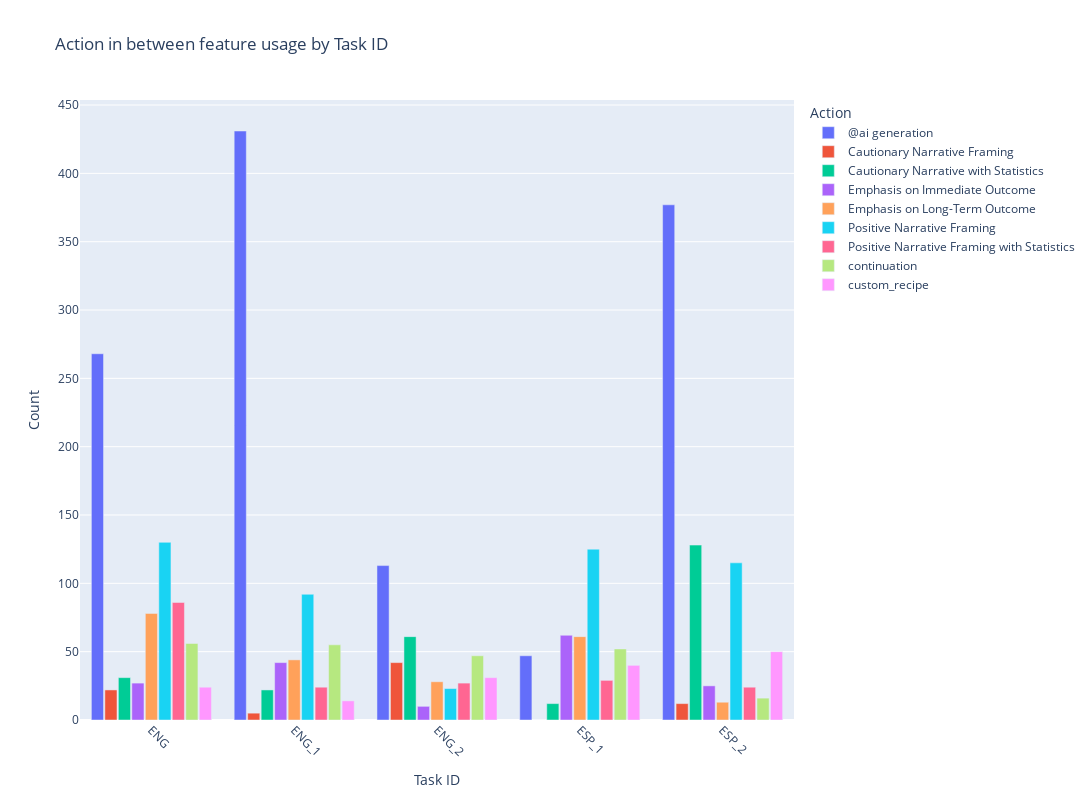

Write notebook code for a chart like this one.
### Code cell
fig = px.bar(
    aggregate_data_keylogs, 
    x='task_id', 
    y='all_action_count', 
    color='from_action',
    # hover_data={'feature_filtered': True, 'count': True, 'feature_filtered': True},
    # labels={'task_id': 'Task ID', 'count': 'Count', 'filtered_action': 'feature_filtered'},
    title='Action in between feature usage by Task ID',
    # histfunc='sum'
)

# Customize the layout
fig.update_layout(
    xaxis_title='Task ID',
    yaxis_title='Count',
    legend_title='Action',
    barmode='group',
    bargap=0.15,
    bargroupgap=0.1,
    width=1600,
    height=800
)

# Rotate x-axis labels
fig.update_xaxes(tickangle=45)

# Show the plot
fig.show()

### Figure 1 — Plotly figure (JSON) as saved in the notebook; plotly's stock layout.template omitted (floating-point values rounded to 4 significant figures)
{"data": [{"alignmentgroup": "True", "hovertemplate": "from_action=@ai generation<br>task_id=%{x}<br>all_action_count=%{y}<extra></extra>", "legendgroup": "@ai generation", "marker": {"color": "#636efa", "pattern": {"shape": ""}}, "name": "@ai generation", "offsetgroup": "@ai generation", "orientation": "v", "showlegend": true, "textposition": "auto", "type": "bar", "x": ["ENG", "ENG_1", "ENG_2", "ESP_1", "ESP_2"], "xaxis": "x", "y": [268, 431, 113, 47, 377], "yaxis": "y"}, {"alignmentgroup": "True", "hovertemplate": "from_action=Cautionary Narrative Framing<br>task_id=%{x}<br>all_action_count=%{y}<extra></extra>", "legendgroup": "Cautionary Narrative Framing", "marker": {"color": "#EF553B", "pattern": {"shape": ""}}, "name": "Cautionary Narrative Framing", "offsetgroup": "Cautionary Narrative Framing", "orientation": "v", "showlegend": true, "textposition": "auto", "type": "bar", "x": ["ENG", "ENG_1", "ENG_2", "ESP_1", "ESP_2"], "xaxis": "x", "y": [22, 5, 42, 0, 12], "yaxis": "y"}, {"alignmentgroup": "True", "hovertemplate": "from_action=Cautionary Narrative with Statistics<br>task_id=%{x}<br>all_action_count=%{y}<extra></extra>", "legendgroup": "Cautionary Narrative with Statistics", "marker": {"color": "#00cc96", "pattern": {"shape": ""}}, "name": "Cautionary Narrative with Statistics", "offsetgroup": "Cautionary Narrative with Statistics", "orientation": "v", "showlegend": true, "textposition": "auto", "type": "bar", "x": ["ENG", "ENG_1", "ENG_2", "ESP_1", "ESP_2"], "xaxis": "x", "y": [31, 22, 61, 12, 128], "yaxis": "y"}, {"alignmentgroup": "True", "hovertemplate": "from_action=Emphasis on Immediate Outcome<br>task_id=%{x}<br>all_action_count=%{y}<extra></extra>", "legendgroup": "Emphasis on Immediate Outcome", "marker": {"color": "#ab63fa", "pattern": {"shape": ""}}, "name": "Emphasis on Immediate Outcome", "offsetgroup": "Emphasis on Immediate Outcome", "orientation": "v", "showlegend": true, "textposition": "auto", "type": "bar", "x": ["ENG", "ENG_1", "ENG_2", "ESP_1", "ESP_2"], "xaxis": "x", "y": [27, 42, 10, 62, 25], "yaxis": "y"}, {"alignmentgroup": "True", "hovertemplate": "from_action=Emphasis on Long-Term Outcome<br>task_id=%{x}<br>all_action_count=%{y}<extra></extra>", "legendgroup": "Emphasis on Long-Term Outcome", "marker": {"color": "#FFA15A", "pattern": {"shape": ""}}, "name": "Emphasis on Long-Term Outcome", "offsetgroup": "Emphasis on Long-Term Outcome", "orientation": "v", "showlegend": true, "textposition": "auto", "type": "bar", "x": ["ENG", "ENG_1", "ENG_2", "ESP_1", "ESP_2"], "xaxis": "x", "y": [78, 44, 28, 61, 13], "yaxis": "y"}, {"alignmentgroup": "True", "hovertemplate": "from_action=Positive Narrative Framing<br>task_id=%{x}<br>all_action_count=%{y}<extra></extra>", "legendgroup": "Positive Narrative Framing", "marker": {"color": "#19d3f3", "pattern": {"shape": ""}}, "name": "Positive Narrative Framing", "offsetgroup": "Positive Narrative Framing", "orientation": "v", "showlegend": true, "textposition": "auto", "type": "bar", "x": ["ENG", "ENG_1", "ENG_2", "ESP_1", "ESP_2"], "xaxis": "x", "y": [130, 92, 23, 125, 115], "yaxis": "y"}, {"alignmentgroup": "True", "hovertemplate": "from_action=Positive Narrative Framing with Statistics<br>task_id=%{x}<br>all_action_count=%{y}<extra></extra>", "legendgroup": "Positive Narrative Framing with Statistics", "marker": {"color": "#FF6692", "pattern": {"shape": ""}}, "name": "Positive Narrative Framing with Statistics", "offsetgroup": "Positive Narrative Framing with Statistics", "orientation": "v", "showlegend": true, "textposition": "auto", "type": "bar", "x": ["ENG", "ENG_1", "ENG_2", "ESP_1", "ESP_2"], "xaxis": "x", "y": [86, 24, 27, 29, 24], "yaxis": "y"}, {"alignmentgroup": "True", "hovertemplate": "from_action=continuation<br>task_id=%{x}<br>all_action_count=%{y}<extra></extra>", "legendgroup": "continuation", "marker": {"color": "#B6E880", "pattern": {"shape": ""}}, "name": "continuation", "offsetgroup": "continuation", "orientation": "v", "showlegend": true, "textposition": "auto", "type": "bar", "x": ["ENG", "ENG_1", "ENG_2", "ESP_1", "ESP_2"], "xaxis": "x", "y": [56, 55, 47, 52, 16], "yaxis": "y"}, {"alignmentgroup": "True", "hovertemplate": "from_action=custom_recipe<br>task_id=%{x}<br>all_action_count=%{y}<extra></extra>", "legendgroup": "custom_recipe", "marker": {"color": "#FF97FF", "pattern": {"shape": ""}}, "name": "custom_recipe", "offsetgroup": "custom_recipe", "orientation": "v", "showlegend": true, "textposition": "auto", "type": "bar", "x": ["ENG", "ENG_1", "ENG_2", "ESP_1", "ESP_2"], "xaxis": "x", "y": [24, 14, 31, 40, 50], "yaxis": "y"}], "layout": {"bargap": 0.15, "bargroupgap": 0.1, "barmode": "group", "height": 800, "legend": {"title": {"text": "Action"}, "tracegroupgap": 0}, "title": {"text": "Action in between feature usage by Task ID"}, "width": 1600, "xaxis": {"anchor": "y", "domain": [0, 1], "tickangle": 45, "title": {"text": "Task ID"}}, "yaxis": {"anchor": "x", "domain": [0, 1], "title": {"text": "Count"}}}}
